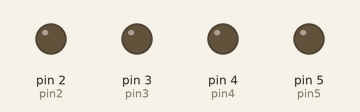
This sketch was run on a simulated Arduino Uno, built with avr-gcc and run on an emulated ATmega328P. Shown: output pins drawn as LEDs (lit = HIGH).

Above: at 0.2 s.
At 1.2 s:
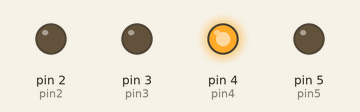
At 2.2 s:
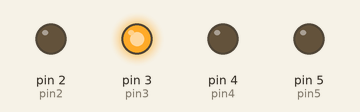
At 4.7 s:
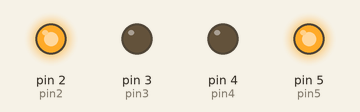
At 7.2 s:
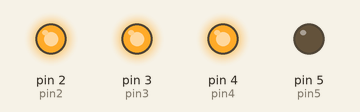
At 9.7 s:
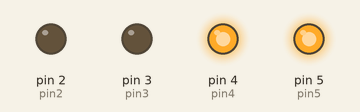
Timing chart, 0 to 10.4 s (numbered marks = the images above):
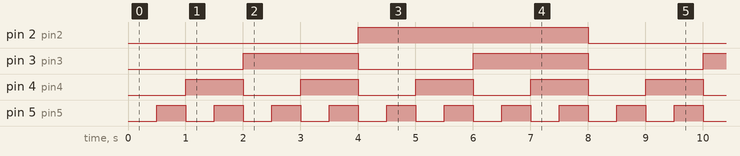

The sketch:

binary_counter.ino
```cpp
int pin2 = 2;
int pin3 = 3;
int pin4 = 4;
int pin5 = 5;
int delayBetnNos = 500;

/*  BINARY VALUES
0  =  0 0 0 0
1  =  0 0 0 1
2  =  0 0 1 0
3  =  0 0 1 1
4  =  0 1 0 0
5  =  0 1 0 1
6  =  0 1 1 0
7  =  0 1 1 1
8  =  1 0 0 0
9  =  1 0 0 1
10 =  1 0 1 0
11 =  1 0 1 1
12 =  1 1 0 0
13 =  1 1 0 1
14 =  1 1 1 0
15 =  1 1 1 1
*/

void setup() {
  pinMode(pin2, OUTPUT);
  pinMode(pin3, OUTPUT);
  pinMode(pin4, OUTPUT);
  pinMode(pin5, OUTPUT);
}

void loop() {
  // 0
  digitalWrite(pin2, LOW);
  digitalWrite(pin3, LOW);
  digitalWrite(pin4, LOW);
  digitalWrite(pin5, LOW);
  delay(delayBetnNos);

  // 1
  digitalWrite(pin2, LOW);
  digitalWrite(pin3, LOW);
  digitalWrite(pin4, LOW);
  digitalWrite(pin5, HIGH);
  delay(delayBetnNos);

  // 2
  digitalWrite(pin2, LOW);
  digitalWrite(pin3, LOW);
  digitalWrite(pin4, HIGH);
  digitalWrite(pin5, LOW);
  delay(delayBetnNos);

  // 3
  digitalWrite(pin2, LOW);
  digitalWrite(pin3, LOW);
  digitalWrite(pin4, HIGH);
  digitalWrite(pin5, HIGH);
  delay(delayBetnNos);

  // 4
  digitalWrite(pin2, LOW);
  digitalWrite(pin3, HIGH);
  digitalWrite(pin4, LOW);
  digitalWrite(pin5, LOW);
  delay(delayBetnNos);

  // 5
  digitalWrite(pin2, LOW);
  digitalWrite(pin3, HIGH);
  digitalWrite(pin4, LOW);
  digitalWrite(pin5, HIGH);
  delay(delayBetnNos);

  // 6
  digitalWrite(pin2, LOW);
  digitalWrite(pin3, HIGH);
  digitalWrite(pin4, HIGH);
  digitalWrite(pin5, LOW);
  delay(delayBetnNos);

  // 7
  digitalWrite(pin2, LOW);
  digitalWrite(pin3, HIGH);
  digitalWrite(pin4, HIGH);
  digitalWrite(pin5, HIGH);
  delay(delayBetnNos);

  // 8
  digitalWrite(pin2, HIGH);
  digitalWrite(pin3, LOW);
  digitalWrite(pin4, LOW);
  digitalWrite(pin5, LOW);
  delay(delayBetnNos);

  // 9
  digitalWrite(pin2, HIGH);
  digitalWrite(pin3, LOW);
  digitalWrite(pin4, LOW);
  digitalWrite(pin5, HIGH);
  delay(delayBetnNos);

  // 10
  digitalWrite(pin2, HIGH);
  digitalWrite(pin3, LOW);
  digitalWrite(pin4, HIGH);
  digitalWrite(pin5, LOW);
  delay(delayBetnNos);

  // 11
  digitalWrite(pin2, HIGH);
  digitalWrite(pin3, LOW);
  digitalWrite(pin4, HIGH);
  digitalWrite(pin5, HIGH);
  delay(delayBetnNos);

  // 12
  digitalWrite(pin2, HIGH);
  digitalWrite(pin3, HIGH);
  digitalWrite(pin4, LOW);
  digitalWrite(pin5, LOW);
  delay(delayBetnNos);

  // 13
  digitalWrite(pin2, HIGH);
  digitalWrite(pin3, HIGH);
  digitalWrite(pin4, LOW);
  digitalWrite(pin5, HIGH);
  delay(delayBetnNos);

  // 14
  digitalWrite(pin2, HIGH);
  digitalWrite(pin3, HIGH);
  digitalWrite(pin4, HIGH);
  digitalWrite(pin5, LOW);
  delay(delayBetnNos);

  // 15
  digitalWrite(pin2, HIGH);
  digitalWrite(pin3, HIGH);
  digitalWrite(pin4, HIGH);
  digitalWrite(pin5, HIGH);
  delay(delayBetnNos);
}


/*
Circuit this assumes:
Apparatus:
  - 4x LEDs (preferably red)
  - 9x Jumper cables
  - Breadboard
  - 4x Resistors (precferably 200 ohms)

Proceduce:
  - Connect 4x jumper cables to pins 2 to 5 on the arduino
  - Connect them to resistors and then LEDs on a breadboard
  - There are only 3 GND pins on an arduino, so connect a cable to GND and the -ve row on the breadboard
  - Use that row to connect everything to GND

*/
```

Measured:
- by itself, pin 2 (pin2): alternates HIGH for 4.0 s and LOW for 4.0 s
- by itself, pin 3 (pin3): alternates HIGH for 2.0 s and LOW for 2.0 s
- by itself, pin 4 (pin4): alternates HIGH for 1.0 s and LOW for 1.0 s
- by itself, pin 5 (pin5): alternates HIGH for 0.50 s and LOW for 0.50 s
